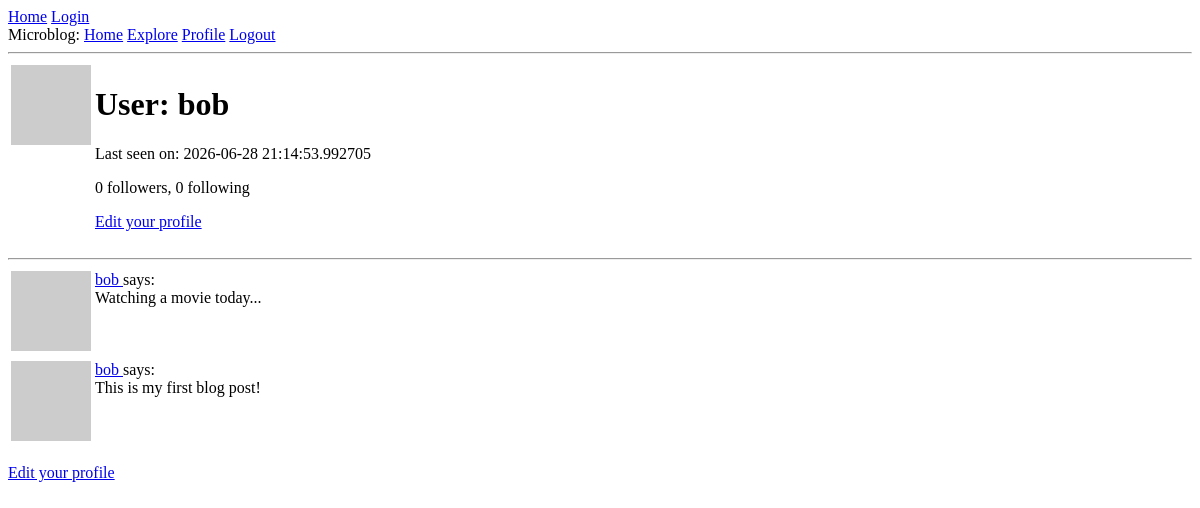
The page /user/bob (signed in) on the database as committed earlier.
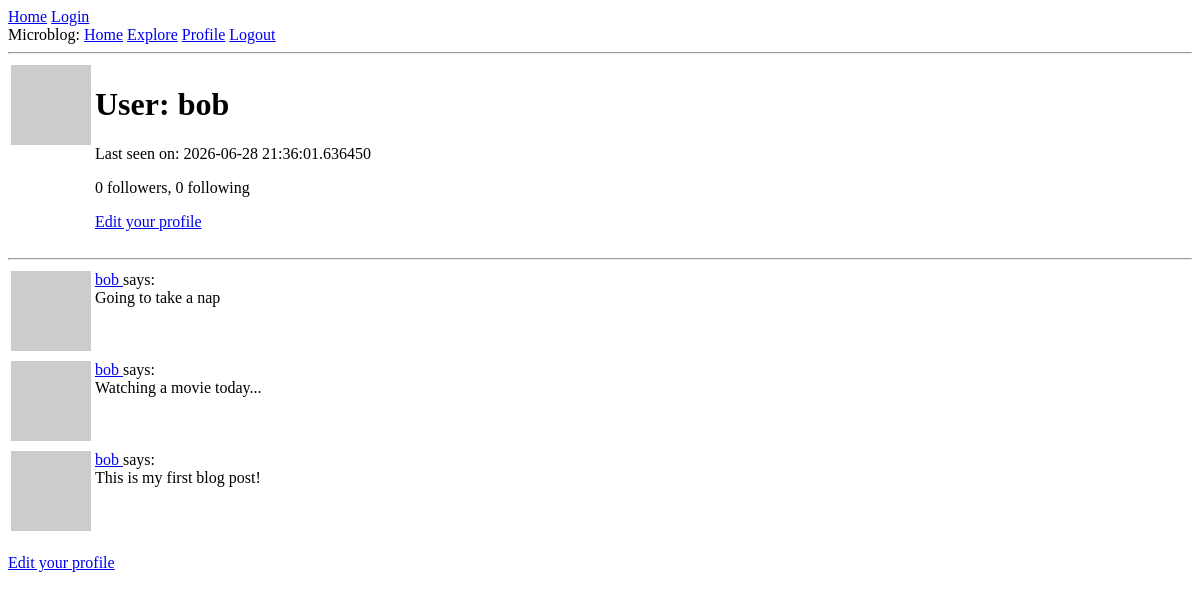
The same page on the database as committed later.
### app/models.py (models this page shows, shortened)
class User(UserMixin, db.Model):
    id: so.Mapped[int] = so.mapped_column(primary_key=True)
    username: so.Mapped[str] = so.mapped_column(sa.String(64), index=True, unique=True)
    email: so.Mapped[str] = so.mapped_column(sa.String(120), index=True, unique=True)
    password_hash: so.Mapped[Optional[str]] = so.mapped_column(sa.String(256))
    posts: so.WriteOnlyMapped['Post'] = so.relationship(back_populates='author')
    about_me: so.Mapped[Optional[str]] = so.mapped_column(sa.String(140))
    last_seen: so.Mapped[Optional[datetime]] = so.mapped_column(default=lambda: datetime.now(timezone.utc))
    def avatar(self, size):
        digest = md5(self.email.lower().encode('utf-8')).hexdigest()
        return f'https://www.gravatar.com/avatar/{digest}?d=identicon&s={size}'
    following: so.WriteOnlyMapped['User'] = so.relationship(secondary=followers,
                                                            primaryjoin=(followers.c.follower_id == id),
                                                            secondaryjoin=(followers.c.followed_id == id),
                                                            back_populates='followers')
    followers: so.WriteOnlyMapped['User'] = so.relationship(secondary=followers,
                                                            primaryjoin=(followers.c.followed_id == id),
                                                            secondaryjoin=(followers.c.follower_id == id),
                                                            back_populates='following')
    def followers_count(self):
        query = sa.select(sa.func.count()).select_from(self.followers.select().subquery())
        return db.session.scalar(query)
    def following_count(self):
        query = sa.select(sa.func.count()).select_from(self.following.select().subquery())
        return db.session.scalar(query)

class Post(db.Model):
    id: so.Mapped[int] = so.mapped_column(primary_key=True)
    body: so.Mapped[str] = so.mapped_column(sa.String(140))
    timestamp: so.Mapped[datetime] = so.mapped_column(index=True, default=lambda: datetime.now(timezone.utc))
    user_id: so.Mapped[int] = so.mapped_column(sa.ForeignKey(User.id), index=True)
    author: so.Mapped[User] = so.relationship(back_populates='posts')

### app/routes.py (the view)
@app.route('/user/<username>')
@login_required
def user(username):
    user = db.first_or_404(sa.select(User).where(User.username == username))
    page = request.args.get('page', 1, type=int)
    query = user.posts.select().order_by(Post.timestamp.desc())
    posts = db.paginate(query, page=page, per_page=app.config['POSTS_PER_PAGE'], error_out=False)
    next_url = url_for('user', username=user.username, page=posts.next_num) \
        if posts.has_next else None
    prev_url = url_for('user', username=user.username, page=posts.prev_num) \
        if posts.has_prev else None
    form = EmptyForm()
    return render_template('user.html', user=user, posts=posts, next_url=next_url, prev_url=prev_url, form=form)

### app/models.py (called while the page is built)
@login.user_loader
def load_user(id):
    return db.session.get(User, int(id))

### app/routes.py (called while the page is built)
@app.before_request
def before_request():
    if current_user.is_authenticated:
        current_user.last_seen = datetime.now(timezone.utc)
        db.session.commit()

### app/templates/user.html (shortened to what this page needs)
{% extends "base.html" %}
{% block content %}
    <table>
        <tr valign="top">
            <td><img src="{{ user.avatar(128) }}"></td>
            <td>
                <h1>User: {{ user.username }}</h1>
                {% if user.last_seen %}<p>Last seen on: {{user.last_seen}}</p>{% endif %}
                <p>{{ user.followers_count() }} followers, {{ user.following_count() }} following</p>
                {% if user == current_user %}
                <p><a href="{{url_for('edit_profile')}}">Edit your profile</a></p>
                {% endif %}
            </td>
        </tr>
    </table>
    <hr>
    {% for post in posts %}
        {% include '_post.html'%}
    {% endfor %}
    {% if user == current_user %}
        <p><a href="{{url_for('edit_profile') }}">Edit your profile</a></p>
    {% endif %}
{% endblock %}

### app/templates/_post.html
<table>
    <tr valign="top">
        <td><img src="{{ post.author.avatar(36) }}"></td>
        <td>
            <a href="{{ url_for('user', username=post.author.username) }}">
                {{ post.author.username}}
            </a> says:<br>{{ post.body }}</td>
    </tr>
</table>

Rows that differ between the two databases and show on the page:
changed User "bob": last_seen "2026-06-28 21:14:53.992705" → "2026-06-28 21:36:01.636450"
added Post: author.username "bob", body "Going to take a nap"
